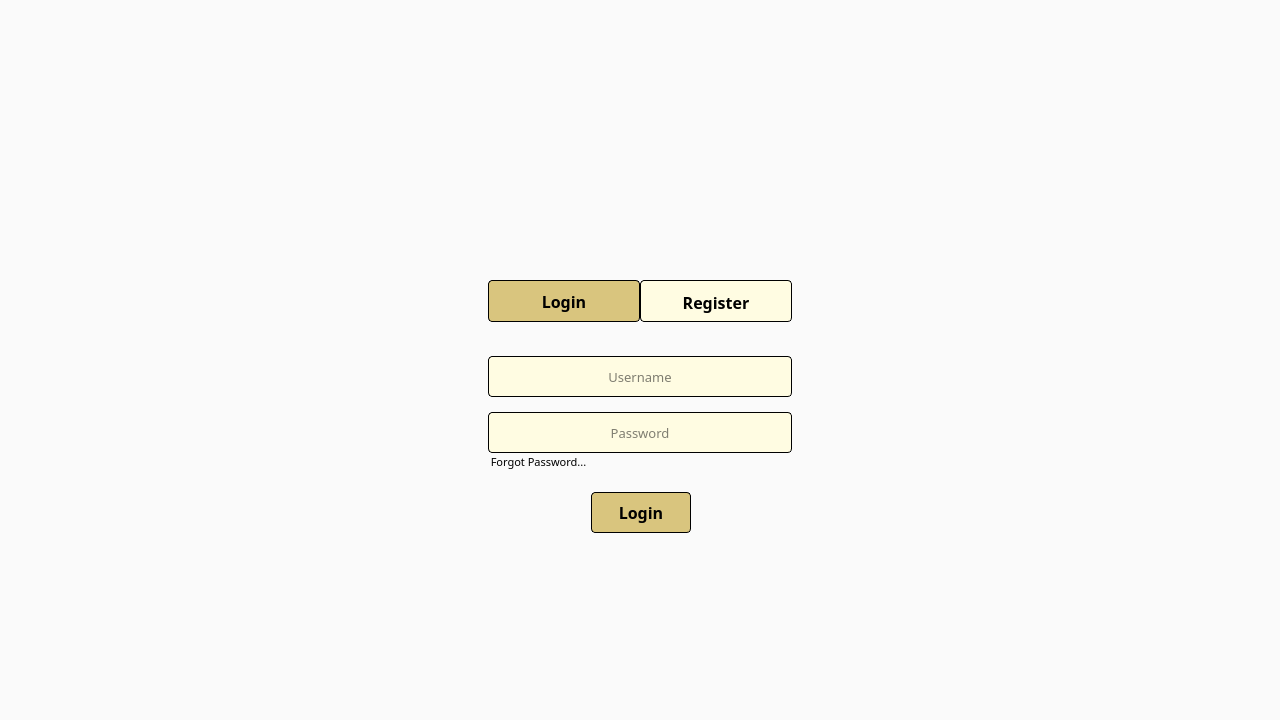
<?xml version="1.0" encoding="UTF-8"?>
<ui version="4.0">
 <class>LoginRegister</class>
 <widget class="QMainWindow" name="LoginRegister">
  <property name="geometry">
   <rect>
    <x>0</x>
    <y>0</y>
    <width>1280</width>
    <height>720</height>
   </rect>
  </property>
  <property name="sizePolicy">
   <sizepolicy hsizetype="Fixed" vsizetype="Fixed">
    <horstretch>0</horstretch>
    <verstretch>0</verstretch>
   </sizepolicy>
  </property>
  <property name="minimumSize">
   <size>
    <width>1280</width>
    <height>720</height>
   </size>
  </property>
  <property name="maximumSize">
   <size>
    <width>1280</width>
    <height>720</height>
   </size>
  </property>
  <property name="baseSize">
   <size>
    <width>100</width>
    <height>0</height>
   </size>
  </property>
  <property name="windowTitle">
   <string>Card Vault</string>
  </property>
  <property name="styleSheet">
   <string notr="true">background-color: rgb(250, 250, 250);</string>
  </property>
  <widget class="QWidget" name="centralwidget">
   <property name="styleSheet">
    <string notr="true">QTabBar::Tab {
	width: 150;
	height: 40;
	border: 1px solid black;
	border-radius: 4;
	background-color: rgb(255, 252, 226);

}
QTabWidget::Pane {
	background-color: #fafafa;
}
QTabBar::Tab::Selected{
	background-color: #d9c57e;


}
QLineEdit {
	background-color: none;
	border: 1px solid black;
 	border-radius: 4;

}

QPushButton {
	border: 1px solid black;
	background-color: #d9c57e;
	border-radius: 4;


}


</string>
   </property>
   <widget class="QTabWidget" name="tabWidget">
    <property name="geometry">
     <rect>
      <x>488</x>
      <y>280</y>
      <width>304</width>
      <height>411</height>
     </rect>
    </property>
    <property name="font">
     <font>
      <family>Bahnschrift SemiBold</family>
      <pointsize>12</pointsize>
      <bold>true</bold>
     </font>
    </property>
    <property name="styleSheet">
     <string notr="true"/>
    </property>
    <property name="tabPosition">
     <enum>QTabWidget::North</enum>
    </property>
    <property name="currentIndex">
     <number>0</number>
    </property>
    <property name="iconSize">
     <size>
      <width>0</width>
      <height>0</height>
     </size>
    </property>
    <property name="usesScrollButtons">
     <bool>false</bool>
    </property>
    <widget class="QWidget" name="Login">
     <attribute name="title">
      <string>Login</string>
     </attribute>
     <widget class="QLineEdit" name="loginUsername">
      <property name="enabled">
       <bool>true</bool>
      </property>
      <property name="geometry">
       <rect>
        <x>0</x>
        <y>34</y>
        <width>304</width>
        <height>41</height>
       </rect>
      </property>
      <property name="font">
       <font>
        <family>Bahnschrift Light</family>
        <pointsize>10</pointsize>
       </font>
      </property>
      <property name="styleSheet">
       <string notr="true">width: 300;
background-color: rgb(255, 252, 226);</string>
      </property>
      <property name="alignment">
       <set>Qt::AlignCenter</set>
      </property>
      <property name="placeholderText">
       <string>Username</string>
      </property>
     </widget>
     <widget class="QLineEdit" name="loginPassword">
      <property name="enabled">
       <bool>true</bool>
      </property>
      <property name="geometry">
       <rect>
        <x>0</x>
        <y>90</y>
        <width>304</width>
        <height>41</height>
       </rect>
      </property>
      <property name="font">
       <font>
        <family>Bahnschrift Light</family>
        <pointsize>10</pointsize>
       </font>
      </property>
      <property name="styleSheet">
       <string notr="true">background-color: rgb(255, 252, 226);
width: 300;
</string>
      </property>
      <property name="alignment">
       <set>Qt::AlignCenter</set>
      </property>
      <property name="placeholderText">
       <string>Password</string>
      </property>
     </widget>
     <widget class="QPushButton" name="loginButton">
      <property name="geometry">
       <rect>
        <x>103</x>
        <y>170</y>
        <width>100</width>
        <height>41</height>
       </rect>
      </property>
      <property name="font">
       <font>
        <family>Bahnschrift</family>
        <pointsize>12</pointsize>
        <bold>true</bold>
       </font>
      </property>
      <property name="text">
       <string>Login</string>
      </property>
     </widget>
     <widget class="QPushButton" name="forgotButton">
      <property name="geometry">
       <rect>
        <x>0</x>
        <y>130</y>
        <width>101</width>
        <height>20</height>
       </rect>
      </property>
      <property name="font">
       <font>
        <family>Bahnschrift</family>
        <pointsize>8</pointsize>
       </font>
      </property>
      <property name="styleSheet">
       <string notr="true">border: none;
background-color: rgb(250, 250, 250);</string>
      </property>
      <property name="text">
       <string>Forgot Password...</string>
      </property>
     </widget>
     <zorder>forgotButton</zorder>
     <zorder>loginUsername</zorder>
     <zorder>loginPassword</zorder>
     <zorder>loginButton</zorder>
    </widget>
    <widget class="QWidget" name="tab_2">
     <attribute name="title">
      <string>Register</string>
     </attribute>
     <widget class="QLineEdit" name="registerEmail">
      <property name="enabled">
       <bool>true</bool>
      </property>
      <property name="geometry">
       <rect>
        <x>0</x>
        <y>34</y>
        <width>304</width>
        <height>41</height>
       </rect>
      </property>
      <property name="font">
       <font>
        <family>Bahnschrift</family>
        <pointsize>10</pointsize>
       </font>
      </property>
      <property name="styleSheet">
       <string notr="true">width: 300;
background-color: rgb(255, 252, 226);</string>
      </property>
      <property name="alignment">
       <set>Qt::AlignCenter</set>
      </property>
      <property name="placeholderText">
       <string>Email</string>
      </property>
     </widget>
     <widget class="QLineEdit" name="registerUsername">
      <property name="enabled">
       <bool>true</bool>
      </property>
      <property name="geometry">
       <rect>
        <x>0</x>
        <y>90</y>
        <width>304</width>
        <height>41</height>
       </rect>
      </property>
      <property name="font">
       <font>
        <family>Bahnschrift</family>
        <pointsize>10</pointsize>
       </font>
      </property>
      <property name="styleSheet">
       <string notr="true">width: 300;
background-color: rgb(255, 252, 226);</string>
      </property>
      <property name="alignment">
       <set>Qt::AlignCenter</set>
      </property>
      <property name="placeholderText">
       <string>Username</string>
      </property>
     </widget>
     <widget class="QLineEdit" name="registerPassword">
      <property name="enabled">
       <bool>true</bool>
      </property>
      <property name="geometry">
       <rect>
        <x>0</x>
        <y>150</y>
        <width>304</width>
        <height>41</height>
       </rect>
      </property>
      <property name="font">
       <font>
        <family>Bahnschrift</family>
        <pointsize>10</pointsize>
       </font>
      </property>
      <property name="styleSheet">
       <string notr="true">width: 300;
background-color: rgb(255, 252, 226);</string>
      </property>
      <property name="alignment">
       <set>Qt::AlignCenter</set>
      </property>
      <property name="placeholderText">
       <string>Password</string>
      </property>
     </widget>
     <widget class="QLineEdit" name="registerPasswordConfirm">
      <property name="enabled">
       <bool>true</bool>
      </property>
      <property name="geometry">
       <rect>
        <x>0</x>
        <y>210</y>
        <width>304</width>
        <height>41</height>
       </rect>
      </property>
      <property name="font">
       <font>
        <family>Bahnschrift</family>
        <pointsize>10</pointsize>
       </font>
      </property>
      <property name="styleSheet">
       <string notr="true">width: 300;
background-color: rgb(255, 252, 226);</string>
      </property>
      <property name="alignment">
       <set>Qt::AlignCenter</set>
      </property>
      <property name="placeholderText">
       <string>Confirm Password</string>
      </property>
     </widget>
     <widget class="QPushButton" name="registerButton">
      <property name="geometry">
       <rect>
        <x>102</x>
        <y>270</y>
        <width>100</width>
        <height>41</height>
       </rect>
      </property>
      <property name="font">
       <font>
        <family>Bahnschrift</family>
        <pointsize>12</pointsize>
        <bold>true</bold>
       </font>
      </property>
      <property name="text">
       <string>Register</string>
      </property>
     </widget>
    </widget>
   </widget>
   <widget class="QLabel" name="logo">
    <property name="geometry">
     <rect>
      <x>590</x>
      <y>130</y>
      <width>101</width>
      <height>101</height>
     </rect>
    </property>
    <property name="text">
     <string>&lt;html&gt;&lt;head/&gt;&lt;body&gt;&lt;p&gt;&lt;img src=&quot;:/img/SmallCardVaultLogo.png&quot;/&gt;&lt;/p&gt;&lt;/body&gt;&lt;/html&gt;</string>
    </property>
   </widget>
  </widget>
 </widget>
 <resources/>
 <connections/>
</ui>
